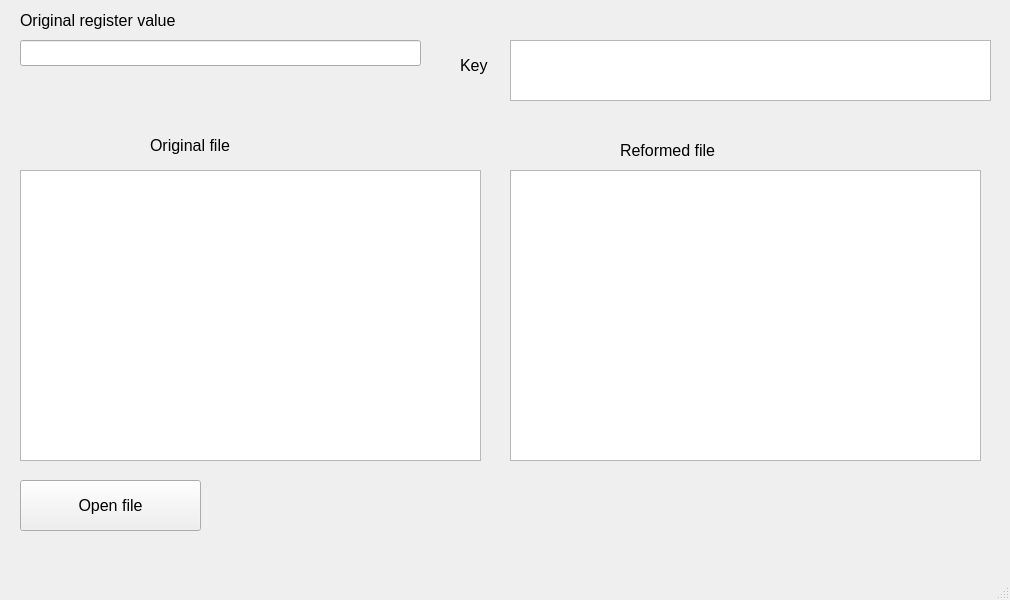
<?xml version="1.0" encoding="UTF-8"?>
<ui version="4.0">
 <class>MainWindow</class>
 <widget class="QMainWindow" name="MainWindow">
  <property name="geometry">
   <rect>
    <x>0</x>
    <y>0</y>
    <width>1010</width>
    <height>600</height>
   </rect>
  </property>
  <property name="windowTitle">
   <string>MainWindow</string>
  </property>
  <widget class="QWidget" name="centralwidget">
   <widget class="QLineEdit" name="eStRegValue">
    <property name="geometry">
     <rect>
      <x>20</x>
      <y>40</y>
      <width>401</width>
      <height>26</height>
     </rect>
    </property>
   </widget>
   <widget class="QTextEdit" name="tKey">
    <property name="geometry">
     <rect>
      <x>510</x>
      <y>40</y>
      <width>481</width>
      <height>61</height>
     </rect>
    </property>
   </widget>
   <widget class="QTextEdit" name="tOrFile">
    <property name="geometry">
     <rect>
      <x>20</x>
      <y>170</y>
      <width>461</width>
      <height>291</height>
     </rect>
    </property>
   </widget>
   <widget class="QTextEdit" name="tFinFile">
    <property name="geometry">
     <rect>
      <x>510</x>
      <y>170</y>
      <width>471</width>
      <height>291</height>
     </rect>
    </property>
   </widget>
   <widget class="QPushButton" name="openFileBtn">
    <property name="geometry">
     <rect>
      <x>20</x>
      <y>480</y>
      <width>181</width>
      <height>51</height>
     </rect>
    </property>
    <property name="font">
     <font>
      <pointsize>12</pointsize>
     </font>
    </property>
    <property name="text">
     <string>Open file</string>
    </property>
   </widget>
   <widget class="QLabel" name="lStRegVal">
    <property name="geometry">
     <rect>
      <x>20</x>
      <y>10</y>
      <width>311</width>
      <height>20</height>
     </rect>
    </property>
    <property name="font">
     <font>
      <pointsize>12</pointsize>
     </font>
    </property>
    <property name="text">
     <string>Original register value</string>
    </property>
   </widget>
   <widget class="QLabel" name="lKey">
    <property name="geometry">
     <rect>
      <x>460</x>
      <y>50</y>
      <width>41</width>
      <height>31</height>
     </rect>
    </property>
    <property name="font">
     <font>
      <pointsize>12</pointsize>
     </font>
    </property>
    <property name="text">
     <string>Key</string>
    </property>
   </widget>
   <widget class="QLabel" name="lOrFile">
    <property name="geometry">
     <rect>
      <x>150</x>
      <y>130</y>
      <width>161</width>
      <height>31</height>
     </rect>
    </property>
    <property name="font">
     <font>
      <pointsize>12</pointsize>
     </font>
    </property>
    <property name="text">
     <string>Original file</string>
    </property>
   </widget>
   <widget class="QLabel" name="lFinFile">
    <property name="geometry">
     <rect>
      <x>620</x>
      <y>140</y>
      <width>241</width>
      <height>20</height>
     </rect>
    </property>
    <property name="font">
     <font>
      <pointsize>12</pointsize>
     </font>
    </property>
    <property name="text">
     <string>Reformed file</string>
    </property>
   </widget>
  </widget>
  <widget class="QMenuBar" name="menubar">
   <property name="geometry">
    <rect>
     <x>0</x>
     <y>0</y>
     <width>1010</width>
     <height>26</height>
    </rect>
   </property>
  </widget>
  <widget class="QStatusBar" name="statusbar"/>
 </widget>
 <resources/>
 <connections/>
</ui>
